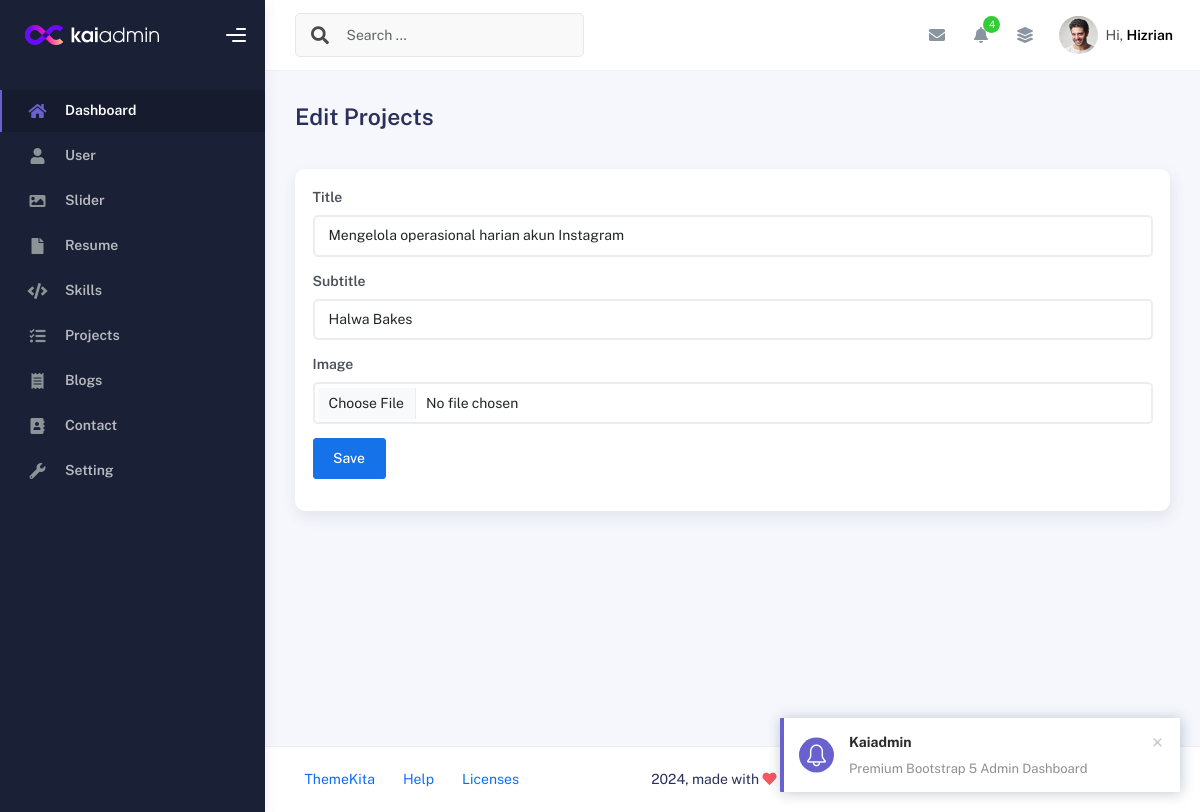
Page /admin/app.php?page=create-projects&edit=3 (signed in) on the committed database.
### tables this page shows
CREATE TABLE `projects` (
  `id` int(11) NOT NULL,
  `image` varchar(100) DEFAULT NULL,
  `title` varchar(50) NOT NULL,
  `subtitle` varchar(50) NOT NULL,
  `created_at` timestamp NOT NULL DEFAULT current_timestamp(),
  `updated_at` timestamp NULL DEFAULT NULL
);

### admin/create-projects.php (the view, shortened to what this page needs)
<?php
$id = isset($_GET['edit']) ? $_GET['edit'] : '';
$query = mysqli_query($conn, "SELECT * FROM projects WHERE id ='$id'");
$row = mysqli_fetch_assoc($query);
?>
<div
    class="d-flex align-items-left align-items-md-center flex-column flex-md-row pt-2 pb-4">
    <div>
        <h3 class="fw-bold mb-3"><?php echo isset($_GET['edit']) ? 'Edit Projects' : 'Create New Projects' ?></h3>
    </div>
</div>
<div class="row">
    <div class="col-sm-6 col-md-12">
        <div class="card">
            <div class="card-body">
                <form action="" method="post" enctype="multipart/form-data">
                    <div class="mb-3">
                        <label for="" class="form-label fw-bold">Title</label>
                        <input type="text"
                            class="form-control" name="title"
                            placeholder="Enter Title" required
                            value="<?php echo ($id) ? $row['title'] : '' ?>">
                    </div>
                    <div class="mb-3">
                        <label for="" class="form-label fw-bold">Subtitle</label>
                        <input type="text"
                            class="form-control" name="subtitle"
                            placeholder="Enter Subtitle"
                            value="<?php echo ($id) ? $row['subtitle'] : '' ?>">
                    </div>
                    <div class="mb-3">
                        <label for="" class="form-label fw-bold">Image</label>
                        <input type="file"
                            class="form-control" name="image"
                            value="<?php echo ($id) ? $row['image'] : '' ?>">
                    </div>
                    <div class="mb-3">
                        <button class="btn btn-primary" name="save" type="submit">
                            Save
                        </button>
                    </div>
                </form>
            </div>
        </div>
    </div>
</div>

### rows in the picture
projects: title "Mengelola operasional harian akun Instagram", subtitle "Halwa Bakes"
